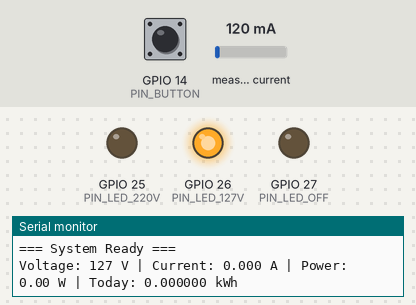
Recording of a sketch running on a simulated ESP32. Shown: output pins drawn as LEDs (lit = HIGH), the last lines printed to the serial monitor. Inputs (shaded band) come from the test bench; at power-on: GPIO 14 (PIN_BUTTON) HIGH, measured current 120 mA. WiFi joins after 1.5 s; servers stay silent unless stated; the local clock reads 2024-03-15 10:24:30 at power-on unless the sketch sets it; the Firebase database answers and starts empty.

Above: at 3.3 s.
3.4 s: GPIO 14 (PIN_BUTTON) pulled LOW for 0.15 s
At 4.6 s:
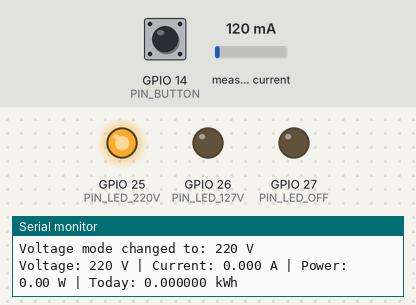
5.0 s: GPIO 14 (PIN_BUTTON) pulled LOW for 1 s
At 5.3 s:
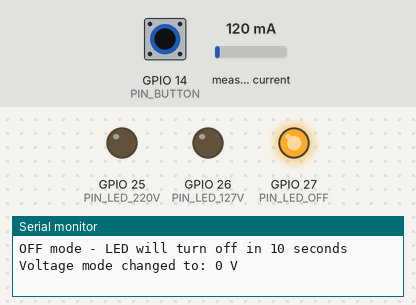
7.5 s: GPIO 14 (PIN_BUTTON) pulled LOW for 3.2 s
At 8.4 s:
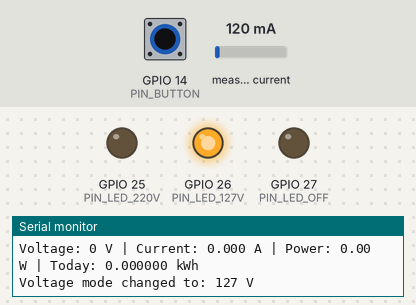
Timing chart, 0 to 10.5 s (numbered marks = the images above; inputs shaded):
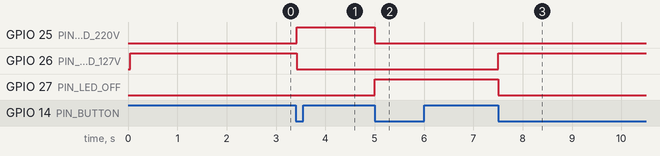

Measured:
- after the input at 3.4 s, GPIO 25 (PIN_LED_220V): LOW → HIGH at once; GPIO 26 (PIN_LED_127V): HIGH → LOW at once
- after the input at 5.0 s, GPIO 25 (PIN_LED_220V): HIGH → LOW at once; GPIO 27 (PIN_LED_OFF): LOW → HIGH at once
- after the input at 7.5 s, GPIO 26 (PIN_LED_127V): LOW → HIGH at once; GPIO 27 (PIN_LED_OFF): HIGH → LOW after 0.00 s instead of 7.5 s

The sketch:

powerkeeper.ino
```cpp
#include <WiFi.h>
#include "EmonLib.h"
#include <Firebase_ESP_Client.h>
#include <time.h>

// ============================================================================
// CONFIGURATION & CONSTANTS
// ============================================================================

// Network Configuration
const char *WIFI_SSID = "Augusto";
const char *WIFI_PASSWORD = "internet100";
const unsigned long WIFI_TIMEOUT_MS = 10000;

// Firebase Configuration
#define FIREBASE_HOST "https://powerkeeper-synatec-default-rtdb.firebaseio.com/"
#define FIREBASE_AUTH "gNcMVY25PGjzd1If4GX7OZiLENZsnxehj1JYmaRv"

// Hardware Pin Definitions
const int PIN_SCT_SENSOR = 35;
const int PIN_BUTTON = 14;
const int PIN_LED_220V = 25;
const int PIN_LED_127V = 26;
const int PIN_LED_OFF = 27;

// Device Configuration
const int DEVICE_ID = 1;
const float CURRENT_CALIBRATION = 1.45;
const int ADC_SAMPLES = 2048;

// Timing Constants
const unsigned long READING_INTERVAL_MS = 1000;
const unsigned long FIREBASE_INTERVAL_MS = 5000;
const unsigned long LED_OFF_DURATION_MS = 10000;

// Energy Calculation Constants
const double NOISE_THRESHOLD_AMPS = 0.16;
const double MICROS_PER_HOUR = 3600000000.0;
const double WH_TO_KWH = 1000.0;

// Time Configuration
const long TIMEZONE_OFFSET_SECONDS = -3 * 3600; // UTC-3
const time_t MIN_VALID_TIMESTAMP = 1609459200;  // Jan 1, 2021

// Voltage States
enum VoltageMode
{
    VOLTAGE_127V = 0,
    VOLTAGE_220V = 1,
    VOLTAGE_OFF = 2,
    VOLTAGE_MODE_COUNT = 3
};

// ============================================================================
// GLOBAL OBJECTS & STATE
// ============================================================================

// Hardware Objects
EnergyMonitor currentSensor;
FirebaseData firebaseData;
FirebaseAuth firebaseAuth;
FirebaseConfig firebaseConfig;

// Voltage Control State
VoltageMode currentVoltageMode = VOLTAGE_127V;
int currentVoltageValue = 127;
int previousButtonState = HIGH;

// Energy Measurement State
double currentRMS = 0.0;
double energyAccumulator_Wh = 0.0;
double todayConsumption_kWh = 0.0;
double yesterdayConsumption_kWh = 0.0;
unsigned long long lastMicros = 0;

// Timing State
unsigned long lastReadingTime = 0;
unsigned long lastFirebaseTime = 0;
unsigned long ledOffStartTime = 0;
bool isLedOffTimerActive = false;

// Day Tracking State
int currentDayOfMonth = -1;
String lastClosedDate = "";
unsigned long readingCounter = 1;

// ============================================================================
// FUNCTION DECLARATIONS
// ============================================================================

// Initialization Functions
void setupHardware();
void setupWiFi();
void setupTimeSync();
void setupFirebase();

// Time Functions
void waitForNTPSync();
String getCurrentTimestamp(); // "YYYY-MM-DD HH:MM:SS"
String getCurrentDate();      // "YYYY-MM-DD"
String getYesterdayDate();
int getCurrentDay();

// Hardware Control Functions
void handleButtonPress();
void updateVoltageMode();
void updateLEDIndicators();
void updateLEDOffTimer();

// Energy Measurement Functions
void measureEnergy();
double calculatePower();

// Firebase Functions
void sendReadingToFirebase();
void sendDailyClosingToFirebase(double consumption_kWh);
bool readLastClosedDateFromFirebase();
void updateLastClosedDateMarker(const String &date);

// Day Management Functions
void checkForDayRollover();
void performDailyClosing(double consumption_kWh);
void performRetroactiveClosing();

// Utility Functions
int getVoltageValue(VoltageMode mode);
bool isWiFiConnected();
bool isFirebaseReady();

// ============================================================================
// SETUP
// ============================================================================

void setup()
{
    Serial.begin(115200);
    delay(50);
    Serial.println("\n=== PowerKeeper System Starting ===");

    setupHardware();
    setupWiFi();

    if (isWiFiConnected())
    {
        setupTimeSync();
        currentDayOfMonth = getCurrentDay();
        Serial.printf("System start time: %s\n", getCurrentTimestamp().c_str());

        setupFirebase();
        performRetroactiveClosing();
    }
    else
    {
        Serial.println("WiFi unavailable - running in offline mode");
        currentDayOfMonth = getCurrentDay();
    }

    lastMicros = micros();
    Serial.println("=== System Ready ===\n");
}

// ============================================================================
// MAIN LOOP
// ============================================================================

void loop()
{
    handleButtonPress();
    checkForDayRollover();
    updateLEDOffTimer();

    // Periodic energy measurement
    if (millis() - lastReadingTime >= READING_INTERVAL_MS)
    {
        lastReadingTime = millis();
        measureEnergy();
    }

    // Periodic Firebase updates
    if (millis() - lastFirebaseTime >= FIREBASE_INTERVAL_MS)
    {
        lastFirebaseTime = millis();
        if (isWiFiConnected() && isFirebaseReady())
        {
            sendReadingToFirebase();
        }
        else if (!isWiFiConnected())
        {
            Serial.println("Skipping Firebase update - WiFi disconnected");
        }
    }
}

// ============================================================================
// INITIALIZATION IMPLEMENTATIONS
// ============================================================================

void setupHardware()
{
    currentSensor.current(PIN_SCT_SENSOR, CURRENT_CALIBRATION);

    pinMode(PIN_BUTTON, INPUT_PULLUP);
    pinMode(PIN_LED_220V, OUTPUT);
    pinMode(PIN_LED_127V, OUTPUT);
    pinMode(PIN_LED_OFF, OUTPUT);

    updateLEDIndicators();
    Serial.println("Hardware initialized");
}

void setupWiFi()
{
    Serial.printf("Connecting to WiFi: %s", WIFI_SSID);
    WiFi.begin(WIFI_SSID, WIFI_PASSWORD);

    unsigned long startTime = millis();
    while (!isWiFiConnected() && millis() - startTime < WIFI_TIMEOUT_MS)
    {
        delay(500);
        Serial.print(".");
    }

    if (isWiFiConnected())
    {
        Serial.println("\nWiFi connected");
        Serial.printf("IP Address: %s\n", WiFi.localIP().toString().c_str());
    }
    else
    {
        Serial.println("\nWiFi connection failed");
    }
}

void setupTimeSync()
{
    configTime(TIMEZONE_OFFSET_SECONDS, 0, "pool.ntp.org", "time.nist.gov");
    waitForNTPSync();
}

void setupFirebase()
{
    Serial.println("Configuring Firebase...");
    firebaseConfig.database_url = FIREBASE_HOST;
    firebaseConfig.signer.tokens.legacy_token = FIREBASE_AUTH;
    Firebase.begin(&firebaseConfig, &firebaseAuth);
    Firebase.reconnectWiFi(true);
    Serial.println("Firebase connected");
}

// ============================================================================
// TIME FUNCTION IMPLEMENTATIONS
// ============================================================================

void waitForNTPSync()
{
    Serial.print("Waiting for NTP synchronization");
    time_t now = time(nullptr);

    while (now < MIN_VALID_TIMESTAMP)
    {
        delay(500);
        Serial.print(".");
        now = time(nullptr);
    }

    Serial.println("\nNTP synchronized successfully");
}

String getCurrentTimestamp()
{
    time_t now = time(nullptr);
    struct tm *timeInfo = localtime(&now);

    char buffer[25];
    sprintf(buffer, "%04d-%02d-%02d %02d:%02d:%02d",
            timeInfo->tm_year + 1900,
            timeInfo->tm_mon + 1,
            timeInfo->tm_mday,
            timeInfo->tm_hour,
            timeInfo->tm_min,
            timeInfo->tm_sec);

    return String(buffer);
}

String getCurrentDate()
{
    time_t now = time(nullptr);
    struct tm *timeInfo = localtime(&now);

    char buffer[12];
    sprintf(buffer, "%04d-%02d-%02d",
            timeInfo->tm_year + 1900,
            timeInfo->tm_mon + 1,
            timeInfo->tm_mday);

    return String(buffer);
}

String getYesterdayDate()
{
    time_t now = time(nullptr);
    struct tm yesterday = *localtime(&now);
    yesterday.tm_mday -= 1;
    mktime(&yesterday);

    char buffer[12];
    sprintf(buffer, "%04d-%02d-%02d",
            yesterday.tm_year + 1900,
            yesterday.tm_mon + 1,
            yesterday.tm_mday);

    return String(buffer);
}

int getCurrentDay()
{
    time_t now = time(nullptr);
    struct tm *timeInfo = localtime(&now);
    return timeInfo->tm_mday;
}

// ============================================================================
// HARDWARE CONTROL IMPLEMENTATIONS
// ============================================================================

void handleButtonPress()
{
    int currentButtonState = digitalRead(PIN_BUTTON);

    // Detect button press (falling edge)
    if (previousButtonState == HIGH && currentButtonState == LOW)
    {
        updateVoltageMode();
        updateLEDIndicators();

        // Handle LED OFF mode timer
        if (currentVoltageMode == VOLTAGE_OFF)
        {
            isLedOffTimerActive = true;
            ledOffStartTime = millis();
            Serial.println("OFF mode - LED will turn off in 10 seconds");
        }
        else
        {
            isLedOffTimerActive = false;
            digitalWrite(PIN_LED_OFF, LOW);
        }

        Serial.printf("Voltage mode changed to: %d V\n", currentVoltageValue);
        delay(250); // Debounce delay
    }

    previousButtonState = currentButtonState;
}

void updateVoltageMode()
{
    currentVoltageMode = (VoltageMode)(((int)currentVoltageMode + 1) % VOLTAGE_MODE_COUNT);
    currentVoltageValue = getVoltageValue(currentVoltageMode);
}

void updateLEDIndicators()
{
    digitalWrite(PIN_LED_220V, LOW);
    digitalWrite(PIN_LED_127V, LOW);
    digitalWrite(PIN_LED_OFF, LOW);

    switch (currentVoltageMode)
    {
    case VOLTAGE_127V:
        digitalWrite(PIN_LED_127V, HIGH);
        break;
    case VOLTAGE_220V:
        digitalWrite(PIN_LED_220V, HIGH);
        break;
    case VOLTAGE_OFF:
        digitalWrite(PIN_LED_OFF, HIGH);
        break;
    }
}

void updateLEDOffTimer()
{
    if (isLedOffTimerActive && millis() - ledOffStartTime >= LED_OFF_DURATION_MS)
    {
        digitalWrite(PIN_LED_OFF, LOW);
        isLedOffTimerActive = false;
    }
}

// ============================================================================
// ENERGY MEASUREMENT IMPLEMENTATIONS
// ============================================================================

void measureEnergy()
{
    // Calculate time delta with microsecond precision
    unsigned long long currentMicros = micros();
    unsigned long long deltaMicros = currentMicros - lastMicros;
    lastMicros = currentMicros;

    // Measure RMS current
    currentRMS = currentSensor.calcIrms(ADC_SAMPLES);

    // Filter noise
    if (currentRMS < NOISE_THRESHOLD_AMPS)
    {
        currentRMS = 0.0;
    }

    // Calculate and accumulate energy
    double power = calculatePower();
    if (power > 0)
    {
        double hours = deltaMicros / MICROS_PER_HOUR;
        energyAccumulator_Wh += (power * hours);
        todayConsumption_kWh = energyAccumulator_Wh / WH_TO_KWH;
    }

    Serial.printf("Voltage: %d V | Current: %.3f A | Power: %.2f W | Today: %.6f kWh\n",
                  currentVoltageValue, currentRMS, power, todayConsumption_kWh);
}

double calculatePower()
{
    return currentRMS * currentVoltageValue;
}

// ============================================================================
// FIREBASE IMPLEMENTATIONS
// ============================================================================

void sendReadingToFirebase()
{
    FirebaseJson json;
    double power = calculatePower();

    json.set("tensao", currentVoltageValue);
    json.set("corrente", currentRMS);
    json.set("potencia", power);
    json.set("consumoAtual_kWh", todayConsumption_kWh);
    json.set("idDispositivo", DEVICE_ID);
    json.set("timestamp", getCurrentTimestamp());

    // Send to readings log
    String readingPath = "/leituras/leitura_" + String(readingCounter++);
    Serial.printf("Sending reading to: %s\n", readingPath.c_str());

    if (Firebase.RTDB.setJSON(&firebaseData, readingPath.c_str(), &json))
    {
        Serial.println("Reading sent successfully");
    }
    else
    {
        Serial.printf("Failed to send reading: %s\n", firebaseData.errorReason().c_str());
    }

    // Update latest reading snapshot
    if (!Firebase.RTDB.setJSON(&firebaseData, "/ultima_leitura", &json))
    {
        Serial.printf("Failed to update latest reading: %s\n", firebaseData.errorReason().c_str());
    }
}

void sendDailyClosingToFirebase(double consumption_kWh)
{
    FirebaseJson json;
    json.set("consumo_kWh", consumption_kWh);
    json.set("idDispositivo", DEVICE_ID);
    json.set("timestamp", getCurrentTimestamp());

    String date = getYesterdayDate();
    String path = "/consumos_diarios/" + date;

    if (Firebase.RTDB.setJSON(&firebaseData, path.c_str(), &json))
    {
        Serial.printf("Daily closing sent: %s\n", path.c_str());
        updateLastClosedDateMarker(date);
    }
    else
    {
        Serial.printf("Failed to send daily closing: %s\n", firebaseData.errorReason().c_str());
    }
}

bool readLastClosedDateFromFirebase()
{
    if (Firebase.RTDB.getString(&firebaseData, "/ultimo_fechamento/data"))
    {
        lastClosedDate = firebaseData.stringData();
        Serial.printf("Last closed date from Firebase: %s\n", lastClosedDate.c_str());
        return true;
    }
    else
    {
        Serial.println("No last closed date found in Firebase");
        lastClosedDate = "";
        return false;
    }
}

void updateLastClosedDateMarker(const String &date)
{
    lastClosedDate = date;
    if (!Firebase.RTDB.setString(&firebaseData, "/ultimo_fechamento/data", date))
    {
        Serial.printf("Warning: Failed to update last closed date marker: %s\n",
                      firebaseData.errorReason().c_str());
    }
}

// ============================================================================
// DAY MANAGEMENT IMPLEMENTATIONS
// ============================================================================

void checkForDayRollover()
{
    int today = getCurrentDay();

    if (today != currentDayOfMonth)
    {
        performDailyClosing(todayConsumption_kWh);

        // Reset daily counters
        yesterdayConsumption_kWh = todayConsumption_kWh;
        todayConsumption_kWh = 0.0;
        energyAccumulator_Wh = 0.0;
        currentDayOfMonth = today;

        Serial.println("===== NEW DAY ===== Consumption reset");
    }
}

void performDailyClosing(double consumption_kWh)
{
    String yesterday = getYesterdayDate();

    // Read last closed date if not already in memory
    if (lastClosedDate.isEmpty() && isWiFiConnected() && isFirebaseReady())
    {
        readLastClosedDateFromFirebase();
    }

    // Prevent duplicate closings
    if (yesterday == lastClosedDate)
    {
        Serial.printf("Daily closing already performed for: %s\n", yesterday.c_str());
        return;
    }

    // Send closing to Firebase
    if (isWiFiConnected() && isFirebaseReady())
    {
        sendDailyClosingToFirebase(consumption_kWh);
    }
    else
    {
        Serial.println("WiFi/Firebase unavailable - daily closing postponed");
    }
}

void performRetroactiveClosing()
{
    Serial.println("Checking for retroactive closing...");

    if (!isWiFiConnected() || !isFirebaseReady())
    {
        Serial.println("Firebase unavailable - skipping retroactive check");
        return;
    }

    readLastClosedDateFromFirebase();
    String yesterday = getYesterdayDate();

    if (yesterday != lastClosedDate)
    {
        Serial.printf("Retroactive closing needed for: %s\n", yesterday.c_str());
        performDailyClosing(todayConsumption_kWh);
    }
    else
    {
        Serial.println("No retroactive closing needed");
    }
}

// ============================================================================
// UTILITY FUNCTION IMPLEMENTATIONS
// ============================================================================

int getVoltageValue(VoltageMode mode)
{
    switch (mode)
    {
    case VOLTAGE_127V:
        return 127;
    case VOLTAGE_220V:
        return 220;
    case VOLTAGE_OFF:
        return 0;
    default:
        return 127;
    }
}

bool isWiFiConnected()
{
    return WiFi.status() == WL_CONNECTED;
}

bool isFirebaseReady()
{
    return Firebase.ready();
}
```
